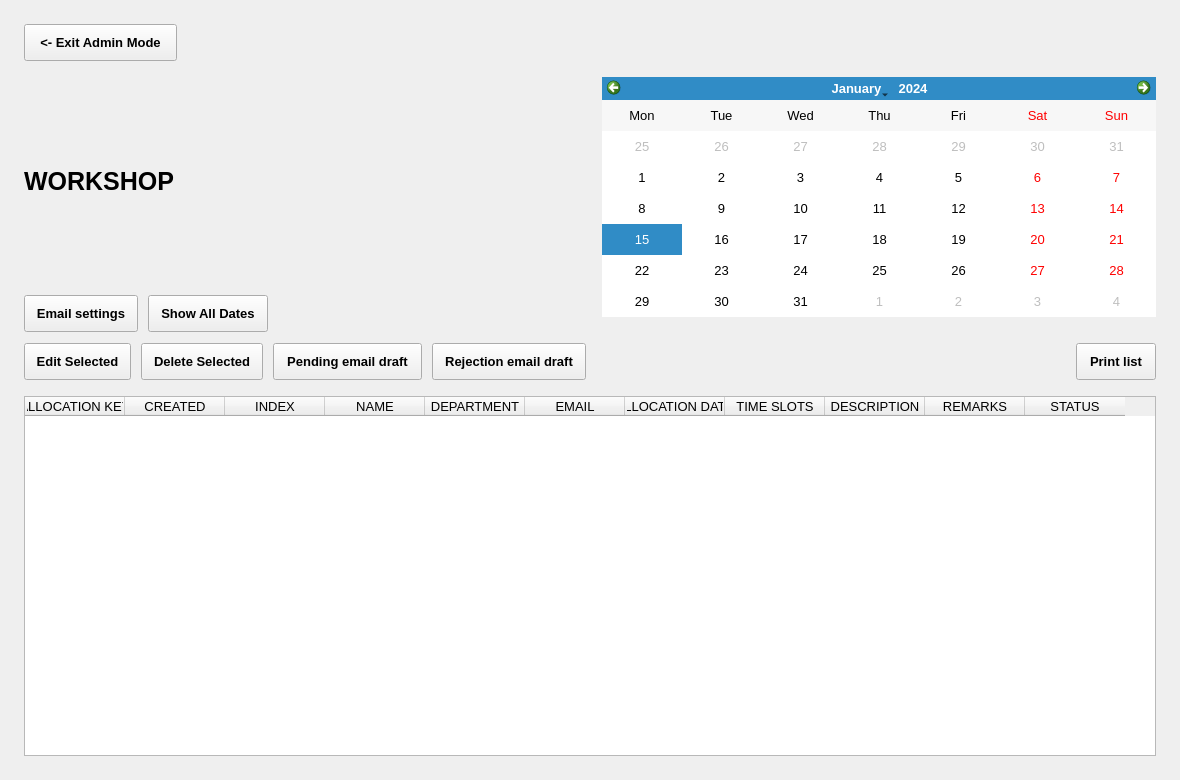
<?xml version='1.0' encoding='utf-8'?>
<ui version="4.0">
 <class>page4Widget</class>
 <widget class="QWidget" name="page4Widget">
  <property name="font">
   <font>
    <family>Segoe UI</family>
    <pointsize>10</pointsize>
    <bold>false</bold>
   </font>
  </property>
  <property name="styleSheet">
   <string notr="true">QWidget { color:#17243B;   }QMainWindow, QStackedWidget, QWidget#page0Widget, QWidget#page1Widget, QWidget#page2Widget, QWidget#page3Widget, QWidget#page4Widget { background:#F4F7FB; }QScrollArea { border:none; background:transparent; } QScrollArea &gt; QWidget &gt; QWidget { background:#F4F7FB; }QScrollArea#cardsScrollArea &gt; QWidget, QWidget#cardsScrollContents { background:transparent; }QLabel { background:transparent; }QLabel#welcomeTitle { color:#52647D;   }QLabel#syncLabTitle {   }QLabel#syncLabSubtitle {   }QLabel#welcomeDesc, QLabel#selectedDescLabel2, QLabel#adminWsDescLbl { color:#52647D;  }QLabel#selectTitleLabel, QLabel#selectedNameLabel2, QLabel#confirmTitleLbl, QLabel#adminWsTitleLbl {   }QLineEdit, QTextEdit, QComboBox { background:#FFFFFF; border:1px solid #D4DEEB; border-radius:7px; padding:8px; selection-background-color:#2563EB; selection-color:white; }QLineEdit:focus, QTextEdit:focus, QComboBox:focus { border:1px solid #2563EB; }QComboBox QAbstractItemView { background:#FFFFFF; color:#17243B; selection-background-color:#2563EB; selection-color:white; }QPushButton { background:#FFFFFF; color:#17243B; border:1px solid #D4DEEB; border-radius:8px; padding:9px 14px;  }QPushButton:hover, QPushButton:focus { background:#EAF2FF; border-color:#2563EB; }QPushButton:pressed { border:2px solid #2563EB; }QPushButton#allocateNowBtn, QPushButton#nextBtn, QPushButton#nextTo3Btn, QPushButton#submitBtn, QPushButton#updateBtn { background:#2563EB; color:white; border:1px solid #2563EB; }QPushButton#allocateNowBtn:hover, QPushButton#nextBtn:hover, QPushButton#nextTo3Btn:hover, QPushButton#submitBtn:hover, QPushButton#updateBtn:hover { background:#1D4ED8; }QPushButton#deleteBtn, QPushButton#adminDelBtn { color:#BE123C; }QPushButton[timeSlot=true] { padding:10px 8px; }QPushButton:checked { background:#2563EB; color:white; border-color:#2563EB; }QPushButton:disabled { background:#F4F7FB; color:#52647D; border:1px solid #D4DEEB; }QPushButton#allocateNowBtn:disabled, QPushButton#nextBtn:disabled, QPushButton#nextTo3Btn:disabled, QPushButton#submitBtn:disabled, QPushButton#updateBtn:disabled, QPushButton#deleteBtn:disabled, QPushButton#adminDelBtn:disabled { background:#F4F7FB; color:#52647D; border:1px solid #D4DEEB; }QFrame#summaryBox { background:#EAF2FF; border:1px solid #D4DEEB; border-radius:10px; }QLabel#summaryDateLbl { color:#2563EB;  }QTableWidget { background:#FFFFFF; alternate-background-color:#F4F7FB; border:1px solid #D4DEEB; gridline-color:#D4DEEB; selection-background-color:#EAF2FF; selection-color:#17243B; }QHeaderView::section { font-weight:600; background:#EAF2FF; color:#17243B; border:none; padding:10px;  }QTableWidget QLineEdit, QTableWidget QComboBox { padding:4px; border-radius:4px; }QCalendarWidget { background:#FFFFFF; border:1px solid #D4DEEB; border-radius:8px; }QCalendarWidget QWidget#qt_calendar_navigationbar { background:#2563EB; }QCalendarWidget QToolButton { font-weight:600; color:white; background:transparent; padding:6px;  }QCalendarWidget QMenu, QCalendarWidget QSpinBox { background:#FFFFFF; color:#17243B; }QCalendarWidget QAbstractItemView { background:#FFFFFF; color:#17243B; selection-background-color:#2563EB; selection-color:white; outline:0; }QToolTip { background:#FFFFFF; color:#17243B; border:1px solid #D4DEEB; padding:6px; }</string>
  </property>
  <property name="geometry">
   <rect>
    <x>0</x>
    <y>0</y>
    <width>1180</width>
    <height>780</height>
   </rect>
  </property>
  <widget class="QPushButton" name="adminBackBtn">
   <property name="font">
    <font>
     <family>Segoe UI</family>
     <pointsize>10</pointsize>
     <bold>true</bold>
    </font>
   </property>
   <property name="geometry">
    <rect>
     <x>24</x>
     <y>24</y>
     <width>153</width>
     <height>37</height>
    </rect>
   </property>
   <property name="text">
    <string>&lt;- Exit Admin Mode</string>
   </property>
   <property name="cursor">
    <cursorShape>PointingHandCursor</cursorShape>
   </property>
  </widget>
  <widget class="QLabel" name="adminImgLabel">
   <property name="font">
    <font>
     <family>Segoe UI</family>
     <pointsize>10</pointsize>
     <bold>false</bold>
    </font>
   </property>
   <property name="geometry">
    <rect>
     <x>24</x>
     <y>77</y>
     <width>200</width>
     <height>80</height>
    </rect>
   </property>
   <property name="textFormat">
    <enum>Qt::PlainText</enum>
   </property>
   <property name="alignment">
    <set>Qt::AlignCenter</set>
   </property>
  </widget>
  <widget class="QLabel" name="adminWsTitleLbl">
   <property name="font">
    <font>
     <family>Segoe UI</family>
     <pointsize>19</pointsize>
     <bold>true</bold>
    </font>
   </property>
   <property name="geometry">
    <rect>
     <x>24</x>
     <y>167</y>
     <width>554</width>
     <height>66</height>
    </rect>
   </property>
   <property name="wordWrap">
    <bool>true</bool>
   </property>
   <property name="textFormat">
    <enum>Qt::PlainText</enum>
   </property>
   <property name="text">
    <string>WORKSHOP</string>
   </property>
   <property name="alignment">
    <set>Qt::AlignLeading|Qt::AlignLeft|Qt::AlignTop</set>
   </property>
  </widget>
  <widget class="QLabel" name="adminWsDescLbl">
   <property name="font">
    <font>
     <family>Segoe UI</family>
     <pointsize>11</pointsize>
     <bold>false</bold>
    </font>
   </property>
   <property name="geometry">
    <rect>
     <x>24</x>
     <y>242</y>
     <width>554</width>
     <height>40</height>
    </rect>
   </property>
   <property name="textFormat">
    <enum>Qt::PlainText</enum>
   </property>
   <property name="wordWrap">
    <bool>true</bool>
   </property>
   <property name="alignment">
    <set>Qt::AlignLeading|Qt::AlignLeft|Qt::AlignTop</set>
   </property>
  </widget>
  <widget class="QPushButton" name="adminSettingsBtn">
   <property name="font">
    <font>
     <family>Segoe UI</family>
     <pointsize>10</pointsize>
     <bold>true</bold>
    </font>
   </property>
   <property name="geometry">
    <rect>
     <x>24</x>
     <y>295</y>
     <width>114</width>
     <height>37</height>
    </rect>
   </property>
   <property name="text">
    <string>Email settings</string>
   </property>
   <property name="cursor">
    <cursorShape>PointingHandCursor</cursorShape>
   </property>
  </widget>
  <widget class="QPushButton" name="adminShowAllBtn">
   <property name="font">
    <font>
     <family>Segoe UI</family>
     <pointsize>10</pointsize>
     <bold>true</bold>
    </font>
   </property>
   <property name="geometry">
    <rect>
     <x>148</x>
     <y>295</y>
     <width>120</width>
     <height>37</height>
    </rect>
   </property>
   <property name="text">
    <string>Show All Dates</string>
   </property>
   <property name="cursor">
    <cursorShape>PointingHandCursor</cursorShape>
   </property>
  </widget>
  <widget class="QFrame" name="adminCalFrame">
   <property name="font">
    <font>
     <family>Segoe UI</family>
     <pointsize>10</pointsize>
     <bold>false</bold>
    </font>
   </property>
   <property name="geometry">
    <rect>
     <x>602</x>
     <y>77</y>
     <width>554</width>
     <height>240</height>
    </rect>
   </property>
   <widget class="CustomCalendarWidget" name="adminCalendar">
    <property name="font">
     <font>
      <family>Segoe UI</family>
      <pointsize>10</pointsize>
      <bold>false</bold>
     </font>
    </property>
    <property name="verticalHeaderFormat">
     <enum>QCalendarWidget::NoVerticalHeader</enum>
    </property>
    <property name="geometry">
     <rect>
      <x>0</x>
      <y>0</y>
      <width>554</width>
      <height>240</height>
     </rect>
    </property>
   </widget>
  </widget>
  <widget class="QPushButton" name="adminEditBtn">
   <property name="font">
    <font>
     <family>Segoe UI</family>
     <pointsize>10</pointsize>
     <bold>true</bold>
    </font>
   </property>
   <property name="geometry">
    <rect>
     <x>24</x>
     <y>343</y>
     <width>107</width>
     <height>37</height>
    </rect>
   </property>
   <property name="text">
    <string>Edit Selected</string>
   </property>
   <property name="cursor">
    <cursorShape>PointingHandCursor</cursorShape>
   </property>
  </widget>
  <widget class="QPushButton" name="adminDelBtn">
   <property name="font">
    <font>
     <family>Segoe UI</family>
     <pointsize>10</pointsize>
     <bold>true</bold>
    </font>
   </property>
   <property name="geometry">
    <rect>
     <x>141</x>
     <y>343</y>
     <width>122</width>
     <height>37</height>
    </rect>
   </property>
   <property name="text">
    <string>Delete Selected</string>
   </property>
   <property name="cursor">
    <cursorShape>PointingHandCursor</cursorShape>
   </property>
  </widget>
  <widget class="QPushButton" name="pendingEmailBtn">
   <property name="font">
    <font>
     <family>Segoe UI</family>
     <pointsize>10</pointsize>
     <bold>true</bold>
    </font>
   </property>
   <property name="geometry">
    <rect>
     <x>273</x>
     <y>343</y>
     <width>149</width>
     <height>37</height>
    </rect>
   </property>
   <property name="text">
    <string>Pending email draft</string>
   </property>
   <property name="cursor">
    <cursorShape>PointingHandCursor</cursorShape>
   </property>
  </widget>
  <widget class="QPushButton" name="rejectEmailBtn">
   <property name="font">
    <font>
     <family>Segoe UI</family>
     <pointsize>10</pointsize>
     <bold>true</bold>
    </font>
   </property>
   <property name="geometry">
    <rect>
     <x>432</x>
     <y>343</y>
     <width>154</width>
     <height>37</height>
    </rect>
   </property>
   <property name="text">
    <string>Rejection email draft</string>
   </property>
   <property name="cursor">
    <cursorShape>PointingHandCursor</cursorShape>
   </property>
  </widget>
  <widget class="QTableWidget" name="mainTable">
   <property name="font">
    <font>
     <family>Segoe UI</family>
     <pointsize>10</pointsize>
     <bold>false</bold>
    </font>
   </property>
   <property name="selectionMode">
    <enum>QAbstractItemView::SingleSelection</enum>
   </property>
   <property name="selectionBehavior">
    <enum>QAbstractItemView::SelectRows</enum>
   </property>
   <property name="editTriggers">
    <set>QAbstractItemView::NoEditTriggers</set>
   </property>
   <property name="columnCount">
    <number>11</number>
   </property>
   <property name="geometry">
    <rect>
     <x>24</x>
     <y>396</y>
     <width>1132</width>
     <height>360</height>
    </rect>
   </property>
   <property name="verticalScrollMode">
    <enum>QAbstractItemView::ScrollPerPixel</enum>
   </property>
   <property name="horizontalScrollMode">
    <enum>QAbstractItemView::ScrollPerPixel</enum>
   </property>
   <property name="wordWrap">
    <bool>false</bool>
   </property>
   <property name="alternatingRowColors">
    <bool>true</bool>
   </property>
   <column>
    <property name="text">
     <string>ALLOCATION KEY</string>
    </property>
   </column>
   <column>
    <property name="text">
     <string>CREATED</string>
    </property>
   </column>
   <column>
    <property name="text">
     <string>INDEX</string>
    </property>
   </column>
   <column>
    <property name="text">
     <string>NAME</string>
    </property>
   </column>
   <column>
    <property name="text">
     <string>DEPARTMENT</string>
    </property>
   </column>
   <column>
    <property name="text">
     <string>EMAIL</string>
    </property>
   </column>
   <column>
    <property name="text">
     <string>ALLOCATION DATE</string>
    </property>
   </column>
   <column>
    <property name="text">
     <string>TIME SLOTS</string>
    </property>
   </column>
   <column>
    <property name="text">
     <string>DESCRIPTION</string>
    </property>
   </column>
   <column>
    <property name="text">
     <string>REMARKS</string>
    </property>
   </column>
   <column>
    <property name="text">
     <string>STATUS</string>
    </property>
   </column>
  </widget>
  <widget class="QPushButton" name="printRecordsBtn">
   <property name="cursor">
    <cursorShape>PointingHandCursor</cursorShape>
   </property>
   <property name="text">
    <string>Print list</string>
   </property>
   <property name="font">
    <font>
     <family>Segoe UI</family>
     <pointsize>10</pointsize>
     <bold>true</bold>
    </font>
   </property>
   <property name="geometry">
    <rect>
     <x>1076</x>
     <y>343</y>
     <width>80</width>
     <height>37</height>
    </rect>
   </property>
  </widget>
 </widget>
 <customwidgets>
  <customwidget>
   <class>CustomCalendarWidget</class>
   <extends>QCalendarWidget</extends>
   <header>customcalendarwidget.h</header>
  </customwidget>
 </customwidgets>
</ui>
